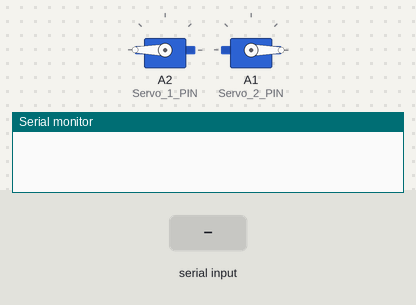
The sketch below on a simulated Arduino Uno, built with avr-gcc and run on an emulated ATmega328P. On the bench: 2 × servo, the last lines printed to the serial monitor. The test bench sets the inputs (shaded band).

Above: at 1.3 s.
1.4 s: "received1: \n" received over Serial
At 1.51 s:
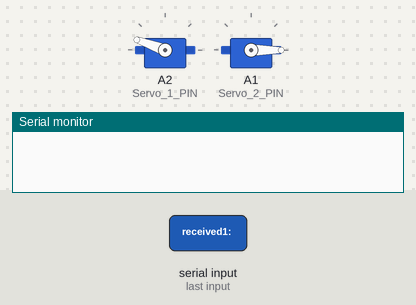
At 2.9 s:
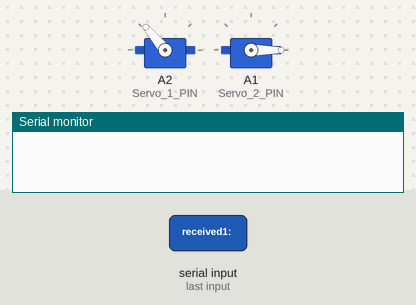
3.2 s: "received2: \n" received over Serial
At 6.4 s:
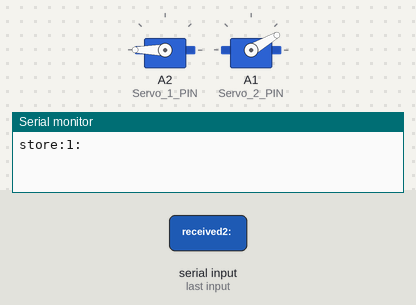
7.7 s: "1" received over Serial
Timing chart, 0 to 11.7 s (numbered marks = the images above; inputs shaded):
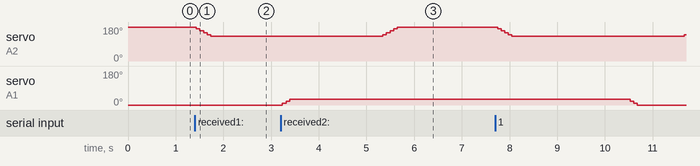

The sketch:

BeltWithRfid.ino
```cpp
#include <SPI.h>
#include <MFRC522.h>
#include <Servo.h>

#define RST_PIN         9
#define SS_1_PIN        10
#define SS_2_PIN        8
#define SS_3_PIN        7

#define Servo_1_PIN     A2
#define Servo_2_PIN     A1
#define Servo_3_PIN     A3
#define Servo_4_PIN     A4

#define NR_OF_READERS   3
#define NR_OF_SERVOS    2
#define NR_OF_CATE      3


const int DC_PIN_1 = 6;
const int DC_PIN_2 = 5;
const long INTERVAL_1 = 3500;
const long INTERVAL_2 = 7000;
const long INTERVAL_3 = 10000;
const int TARGET_POS_1 = 135;
const int TARGET_POS_2 = 30;
const int INIT_POS_1 = 180;
const int INIT_POS_2 = 0;
const int SPEED_1 = -10;
const int SPEED_2 = 10;

char state;
unsigned long currentMillis;
unsigned long turnedMillis1;
unsigned long turnedMillis2;
unsigned long checkedMillis;
int servoPos1 = INIT_POS_1;
int servoPos2 = INIT_POS_2;

byte ssPins[] = {SS_1_PIN, SS_2_PIN, SS_3_PIN};

int received1 = 0;
int received2 = 0;
int received3 = 0;
int servoMode1 = 0;
int servoMode2 = 0;

MFRC522 mfrc522[NR_OF_READERS];   // Create MFRC522 instance.

Servo servo1;
Servo servo2;

// to update time when stor
const int QUEUE_SIZE = 10;
String uidQueue[QUEUE_SIZE];
int itemCount = 0;
int front = 0;
int rear = -1;


void setup() {
  pinMode(DC_PIN_1, OUTPUT);
  pinMode(DC_PIN_2, OUTPUT);
  Serial.begin(9600); // Initialize serial communications with the PC
  while (!Serial);    // Do nothing if no serial port is opened (added for Arduinos based on ATMEGA32U4)

  SPI.begin();        // Init SPI bus

  for (uint8_t reader = 0; reader < NR_OF_READERS; reader++)
  {
    mfrc522[reader].PCD_Init(ssPins[reader], RST_PIN); // Init each MFRC522 card
  }

  digitalWrite(DC_PIN_1, LOW);
  digitalWrite(DC_PIN_2, LOW);
  servo1.attach(Servo_1_PIN);
  servo1.write(INIT_POS_1);
  servo2.attach(Servo_2_PIN);
  servo2.write(INIT_POS_2);

}

void loop() {

  currentMillis = millis();

  while (Serial.available())
  {
    state = Serial.read();

    if (state == 'q')
    {
      digitalWrite(DC_PIN_1, LOW);
      digitalWrite(DC_PIN_2, LOW);
      Serial.println("DC Motor Off");
    }
    else if (state == 's')
    {
      digitalWrite(DC_PIN_1, LOW);
      digitalWrite(DC_PIN_2, HIGH);
      Serial.println("DC Motor On");
    }
    else if (state == '1')
    {
      received1 = 1;
      // Serial.print("received1: ");
      // Serial.println(received1);
    }
    else if (state == '2')
    {
      received2 = 1;
      // Serial.print("received2: ");
      // Serial.println(received2);
    }
    else if (state == '3')
    {
      received3 = 1;
      checkedMillis = millis();
    }
  }

  runServo1();
  runServo2();
  printOutTime();

  for (uint8_t reader = 0; reader < NR_OF_READERS; reader++)
  {
    // Look for new cards

    if (mfrc522[reader].PICC_IsNewCardPresent() && mfrc522[reader].PICC_ReadCardSerial())
    {
      Serial.print(F("Reader "));
      Serial.print(reader);
      // Show some details of the PICC (that is: the tag/card)
      Serial.print(F(": Card UID:"));
      dump_byte_array(mfrc522[reader].uid.uidByte, mfrc522[reader].uid.size);
      Serial.println("");

      // Halt PICC
      mfrc522[reader].PICC_HaltA();
      // Stop encryption on PCD
      mfrc522[reader].PCD_StopCrypto1();
    }
  }

}

void runServo1()
{
  if (received1 == 1)
  {
    if (servoMode1 == 0)
    {
      if (servoPos1 > TARGET_POS_1)
      {
        servoPos1 += SPEED_1;
        servo1.write(servoPos1);
      }
      else
      {
        servoMode1 = 1;
        turnedMillis1 = millis();
      }
    }
    else
    {
      if (currentMillis - turnedMillis1 >= INTERVAL_1)
      {
        if (servoPos1 < INIT_POS_1)
        {
          servoPos1 -= SPEED_1;
          servo1.write(servoPos1);
          if (servoPos1 == INIT_POS_1)
          {
            Serial.println("store:1:" + dequeue());
          }
        }
        else
        {
          servoMode1 = 0;
          turnedMillis1 = millis();
          servoPos1 = INIT_POS_1;
          received1 = 0;
        }
      }
    }
  }
  else
  {
    servo1.write(INIT_POS_1);
  }
}


void runServo2()
{
  if (received2 == 1)
  {
    if (servoMode2 == 0)
    {
      if (servoPos2 < TARGET_POS_2)
      {
        servoPos2 += SPEED_2;
        servo2.write(servoPos2);
      }
      else
      {
        servoMode2 = 1;
        turnedMillis2 = millis();
      }
    }
    else
    {
      if (currentMillis - turnedMillis2 >= INTERVAL_2)
      {
        if (servoPos2 > INIT_POS_2)
        {
          servoPos2 -= SPEED_2;
          servo2.write(servoPos2);
          if (servoPos2 == INIT_POS_2)
          {
            Serial.println("store:2:" + dequeue());
          }
        }
        else
        {
          servoMode2 = 0;
          turnedMillis2 = millis();
          servoPos2 = INIT_POS_2;
          received2 = 0;
        }
      }
    }
  }
  else
  {
    servo2.write(INIT_POS_2);
  }
}


void printOutTime()
{
  if (received3 == 1)
  {
    if (currentMillis - checkedMillis >= INTERVAL_3)
    {
      Serial.println("out:" + dequeue());
      received3 = 0;
    }
  }
}


/**
 * Helper routine to dump a byte array as hex values to Serial.
 */
void dump_byte_array(byte *buffer, byte bufferSize)
{
  String uid = "";

  for (byte i = 0; i < bufferSize; i++)
  {
    uid += String(buffer[i] < 0x10 ? " 0" : " ");
    uid += String(buffer[i], HEX);
    Serial.print(buffer[i] < 0x10 ? " 0" : " ");
    Serial.print(buffer[i], HEX);
  }

  // Serial.println();
  // Serial.println(uid);
  // Serial.println(String(uid.length()));
  enqueue(uid);
}

void enqueue(String data) {
  if (itemCount < QUEUE_SIZE) {
    rear = (rear + 1) % QUEUE_SIZE;
    uidQueue[rear] = data;
    itemCount++;
  } else {
    // Serial.println("Queue is full. Cannot enqueue.");
  }
}

String dequeue() {
  if (itemCount > 0) {
    String data = uidQueue[front];
    front = (front + 1) % QUEUE_SIZE;
    itemCount--;
    return data;
  } else {
    // Serial.println("Queue is empty. Cannot dequeue.");
    return "";
  }
}
```

Measured:
- after the input at 1.4 s, servo on A2 (Servo_1_PIN): moves from 180° to 130° over 0.30 s, starting at once
- after the input at 3.2 s, servo on A1 (Servo_2_PIN): 0° → 10° at once, → 20° 0.08 s later, → 30° 0.08 s later
